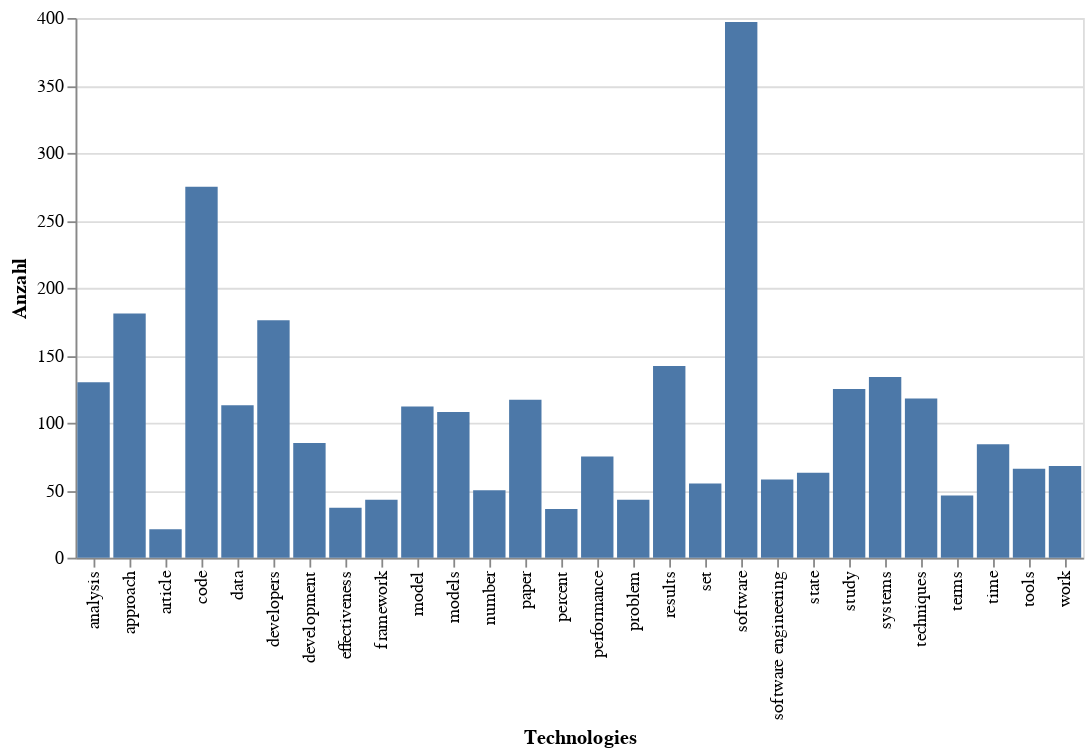

The notebook cell saved with this chart:
### Markdown cell above
## Balkendiagramm erstellen

### Code cell
import altair as alt
import pandas as pd

source = pd.DataFrame({'Technologies': b.index,
                       'Anzahl': b[2020]})



alt.Chart(source).mark_bar().encode(
    x='Technologies',
    y='Anzahl'
)

### Figure 1 — Vega-Lite specification as saved in the notebook (floating-point values rounded to 4 significant figures)
{"config": {"view": {"continuousWidth": 400, "continuousHeight": 300}}, "data": {"name": "data-13ce3ce4d18f7fbbee6872b2922ac854"}, "mark": "bar", "encoding": {"x": {"type": "nominal", "field": "Technologies"}, "y": {"type": "quantitative", "field": "Anzahl"}}, "$schema": "https://vega.github.io/schema/vega-lite/v4.8.1.json", "datasets": {"data-13ce3ce4d18f7fbbee6872b2922ac854": [{"Technologies": "analysis", "Anzahl": 130}, {"Technologies": "approach", "Anzahl": 181}, {"Technologies": "article", "Anzahl": 21}, {"Technologies": "code", "Anzahl": 275}, {"Technologies": "data", "Anzahl": 113}, {"Technologies": "developers", "Anzahl": 176}, {"Technologies": "development", "Anzahl": 85}, {"Technologies": "effectiveness", "Anzahl": 37}, {"Technologies": "framework", "Anzahl": 43}, {"Technologies": "model", "Anzahl": 112}, {"Technologies": "models", "Anzahl": 108}, {"Technologies": "number", "Anzahl": 50}, {"Technologies": "paper", "Anzahl": 117}, {"Technologies": "percent", "Anzahl": 36}, {"Technologies": "performance", "Anzahl": 75}, {"Technologies": "problem", "Anzahl": 43}, {"Technologies": "results", "Anzahl": 142}, {"Technologies": "set", "Anzahl": 55}, {"Technologies": "software", "Anzahl": 397}, {"Technologies": "software engineering", "Anzahl": 58}, {"Technologies": "state", "Anzahl": 63}, {"Technologies": "study", "Anzahl": 125}, {"Technologies": "systems", "Anzahl": 134}, {"Technologies": "techniques", "Anzahl": 118}, {"Technologies": "terms", "Anzahl": 46}, {"Technologies": "time", "Anzahl": 84}, {"Technologies": "tools", "Anzahl": 66}, {"Technologies": "work", "Anzahl": 68}]}}
